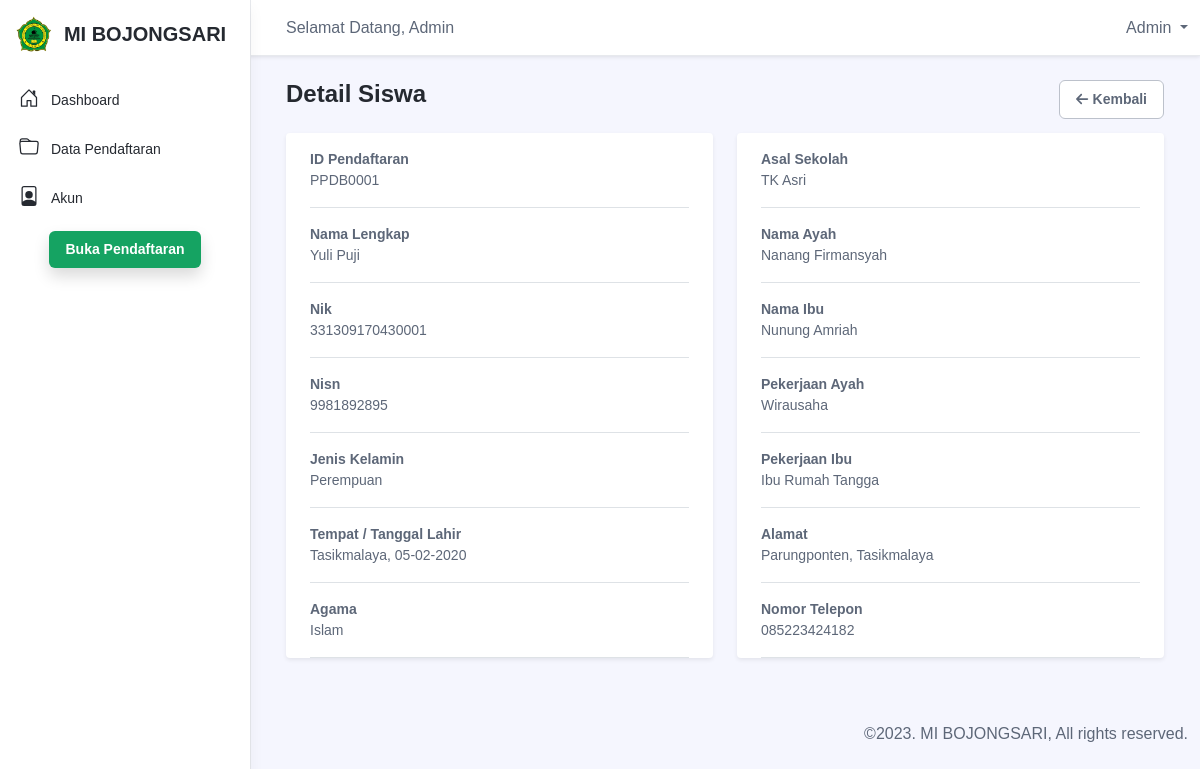
The app's page /admin/siswa_detail.php?id_pendaftaran=PPDB0001 (signed in) with its own data.
### tables this page shows
CREATE TABLE `form_pendaftaran` (
  `id_pendaftaran` varchar(15) NOT NULL,
  `nama_lengkap` varchar(100) NOT NULL,
  `nik` varchar(50) NOT NULL,
  `nisn` varchar(50) NOT NULL,
  `jk` varchar(50) NOT NULL,
  `tempat_lahir` varchar(100) NOT NULL,
  `tanggal_lahir` date NOT NULL,
  `agama` varchar(50) NOT NULL,
  `asal_sekolah` varchar(20) NOT NULL,
  `nama_ayah` varchar(100) NOT NULL,
  `nama_ibu` varchar(100) NOT NULL,
  `pekerjaan_ayah` varchar(100) NOT NULL,
  `pekerjaan_ibu` varchar(100) NOT NULL,
  `alamat` text NOT NULL,
  `no_telepon` varchar(15) NOT NULL
);

### admin/siswa_detail.php (the view, shortened to what this page needs)
<?php
include "../conn/koneksi.php";
$id_pend = $_GET["id_pendaftaran"];
$data = mysqli_query($koneksi, "SELECT * FROM form_pendaftaran WHERE id_pendaftaran = '$id_pend'");
$siswa = mysqli_fetch_assoc($data);
?>
<!DOCTYPE html>
<html lang="en">
<head>
    <link rel="stylesheet" href="https://cdnjs.cloudflare.com/ajax/libs/font-awesome/6.4.2/css/all.min.css">
    <link rel="stylesheet" href="../assets/css/portal.css">
    <link rel="stylesheet" href="../assets/css/style.css">
</head>
<body class="app">
    <?php include "template/header.php"; ?>
    <div class="app-wrapper">
        <div class="app-content pt-3 p-md-3 p-lg-4">
            <div class="container-xl">
                <div class="row">
                    <div class="col-12">
                        <div class="d-flex justify-content-between">
                            <h1 class="app-page-title">Detail Siswa</h1>
                            <span>
                                <a href="data_pendaftaran.php" class="btn app-btn-secondary"><i class="fa-solid fa-arrow-left"></i> Kembali</a>
                            </span>
                        </div>
                    </div>
                </div>
                <div class="row g-4 mb-4">
                    <div class="col-12 col-lg-6">
                        <div class="app-card app-card-account shadow-sm d-flex flex-column align-items-start">
                            <div class="app-card-body px-4 w-100">
                                <div class="item border-bottom py-3">
                                    <div class="row justify-content-between align-items-center">
                                        <div class="col-auto">
                                            <div class="item-label"><strong>ID Pendaftaran</strong></div>
                                            <div class="item-data"><?= $siswa["id_pendaftaran"] ?></div>
                                        </div>
                                    </div>
                                </div>
                                <div class="item border-bottom py-3">
                                    <div class="row justify-content-between align-items-center">
                                        <div class="col-auto">
                                            <div class="item-label"><strong>Nama Lengkap</strong></div>
                                            <div class="item-data"><?= $siswa["nama_lengkap"] ?></div>
                                        </div>
                                    </div>
                                </div>
                                <div class="item border-bottom py-3">
                                    <div class="row justify-content-between align-items-center">
                                        <div class="col-auto">
                                            <div class="item-label"><strong>Nik</strong></div>
                                            <div class="item-data"><?= $siswa["nik"] ?></div>
                                        </div>
                                    </div>
                                </div>
                                <div class="item border-bottom py-3">
                                    <div class="row justify-content-between align-items-center">
                                        <div class="col-auto">
                                            <div class="item-label"><strong>Nisn</strong></div>
                                            <div class="item-data"><?= $siswa["nisn"] ?></div>
                                        </div>
                                    </div>
                                </div>
                                <div class="item border-bottom py-3">
                                    <div class="row justify-content-between align-items-center">
                                        <div class="col-auto">
                                            <div class="item-label"><strong>Jenis Kelamin</strong></div>
                                            <div class="item-data"><?= $siswa["jk"] ?></div>
                                        </div>
                                    </div>
                                </div>
                                <div class="item border-bottom py-3">
                                    <div class="row justify-content-between align-items-center">
                                        <div class="col-auto">
                                            <div class="item-label"><strong>Tempat / Tanggal Lahir</strong></div>
                                            <?php
                                            $date = $siswa["tanggal_lahir"];
                                            $newDate = date("d-m-Y", strtotime($date));
                                            ?>
                                            <div class="item-data"><?= $siswa["tempat_lahir"] ?>, <?= $newDate ?></div>
                                        </div>
                                    </div>
                                </div>
                                <div class="item border-bottom py-3">
                                    <div class="row justify-content-between align-items-center">
                                        <div class="col-auto">
                                            <div class="item-label"><strong>Agama</strong></div>
                                            <div class="item-data"><?= $siswa["agama"] ?></div>
                                        </div>
                                    </div>
                                </div>
                            </div>
                        </div>
                    </div>
                    <div class="col-12 col-lg-6">
                        <div class="app-card app-card-account shadow-sm d-flex flex-column align-items-start">
                            <div class="app-card-body px-4 w-100">
                                <div class="item border-bottom py-3">
                                    <div class="row justify-content-between align-items-center">
                                        <div class="col-auto">
                                            <div class="item-label"><strong>Asal Sekolah</strong></div>
                                            <div class="item-data"><?= $siswa["asal_sekolah"] ?></div>
                                        </div>
                                    </div>
                                </div>
                                <div class="item border-bottom py-3">
                                    <div class="row justify-content-between align-items-center">
                                        <div class="col-auto">
                                            <div class="item-label"><strong>Nama Ayah</strong></div>
                                            <div class="item-data"><?= $siswa["nama_ayah"] ?></div>
                                        </div>
                                    </div>
                                </div>
                                <div class="item border-bottom py-3">
                                    <div class="row justify-content-between align-items-center">
                                        <div class="col-auto">
                                            <div class="item-label"><strong>Nama Ibu</strong></div>
                                            <div class="item-data"><?= $siswa["nama_ibu"] ?></div>
                                        </div>
                                    </div>
                                </div>
                                <div class="item border-bottom py-3">
                                    <div class="row justify-content-between align-items-center">
                                        <div class="col-auto">
                                            <div class="item-label"><strong>Pekerjaan Ayah</strong></div>
                                            <div class="item-data"><?= $siswa["pekerjaan_ayah"] ?></div>
                                        </div>
                                    </div>
                                </div>
                                <div class="item border-bottom py-3">
                                    <div class="row justify-content-between align-items-center">
                                        <div class="col-auto">
                                            <div class="item-label"><strong>Pekerjaan Ibu</strong></div>
                                            <div class="item-data"><?= $siswa["pekerjaan_ibu"] ?></div>
                                        </div>
                                    </div>
                                </div>
                                <div class="item border-bottom py-3">
                                    <div class="row justify-content-between align-items-center">
                                        <div class="col-auto">
                                            <div class="item-label"><strong>Alamat</strong></div>
                                            <div class="item-data"><?= $siswa["alamat"] ?></div>
                                        </div>
                                    </div>
                                </div>
                                <div class="item border-bottom py-3">
                                    <div class="row justify-content-between align-items-center">
                                        <div class="col-auto">
                                            <div class="item-label"><strong>Nomor Telepon</strong></div>
                                            <div class="item-data"><?= $siswa["no_telepon"] ?></div>
                                        </div>
                                    </div>
                                </div>
                            </div>
                        </div>
                    </div>
                </div>
            </div>
        </div>
        <?php include "template/footer.php"; ?>
    </div>
</body>
</html>

### assets/css/style.css (style rules this page uses)
:root { --main-color: #077133; --sec-color: #015b27; }
body { font-family: 'Poppins', sans-serif; }
a { text-decoration: none; }

### records on screen
form_pendaftaran: id_pendaftaran "PPDB0001", nama_lengkap "Yuli Puji", nik "331309170430001", nisn "9981892895", jk "Perempuan", tempat_lahir "Tasikmalaya", tanggal_lahir "05-02-2020", agama "Islam", asal_sekolah "TK Asri", nama_ayah "Nanang Firmansyah", nama_ibu "Nunung Amriah", pekerjaan_ayah "Wirausaha", pekerjaan_ibu "Ibu Rumah Tangga", alamat "Parungponten, Tasikmalaya", no_telepon "085223424182"

### other values on screen
$admin "Admin"
